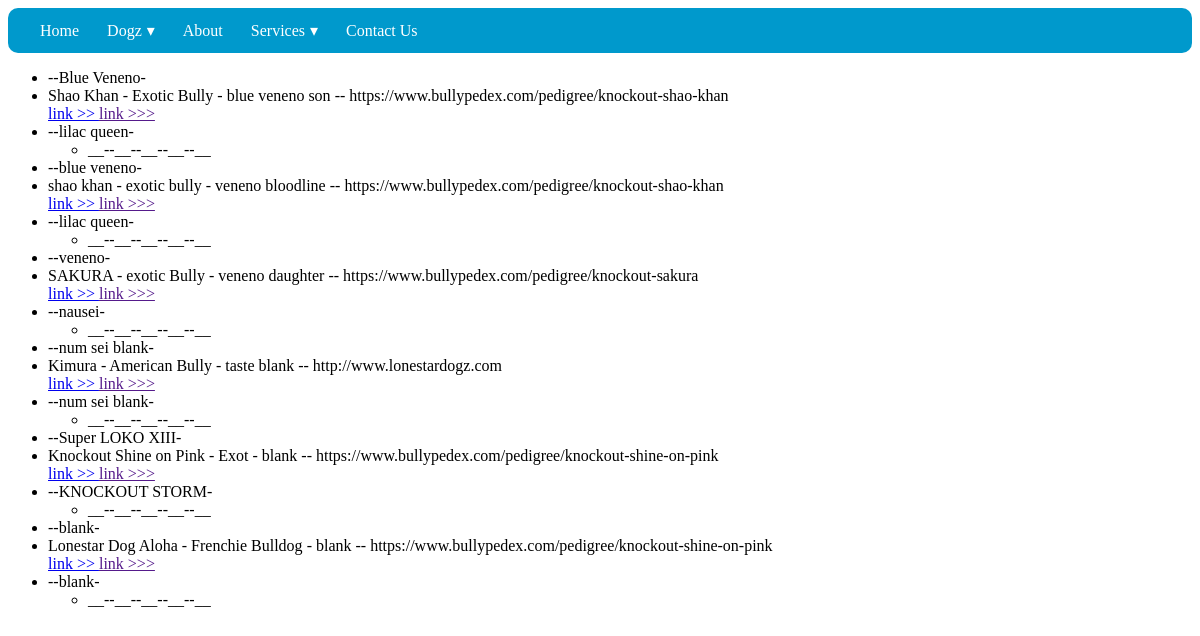
The app's page /dogz/dogz_detail with its own data.
### dogz/models.py (models this page shows)
class Dogz(models.Model):
    donoid = models.CharField(max_length=10, default='blank')
    nome = models.CharField(max_length=120)
    raca = models.CharField(max_length=120)
    dono = models.CharField(max_length=120)
    dob = models.TextField(max_length=120, default='blank')
    foto = models.CharField(max_length=120, default='imagepadrao.png')
    obs = models.TextField(max_length=120, default='blank')
    pai = models.TextField(max_length=120, default='blank')
    mae = models.TextField(max_length=120, default='blank')
    site = models.URLField(max_length=300, default='blank')

### dogz/views.py (the view)
# urls.py: path('dogz/dogz_detail', dogz_detail_view),
def dogz_detail_view(request):
    obj = Dogz.objects.all()
    context = {
        'object': obj
    }
    return render(request, "dogz/detail.html", context)

### templates/dogz/detail.html
{% extends 'base.html' %}
{% block content_main %}
<ul>
    {% for dog in object %}
        <li>--{{ dog.pai }}-</li>
    <li>{{ dog.nome }} - {{ dog.raca }} - {{ dog.obs }} -- {{ dog.site }}</li><a href="#">link >> </a><a href="">link >>></a>
        <li>--{{ dog.mae }}-</li>
    <ul>
        <li>__--__--__--__--__</li>
    </ul>
    {% endfor %}
</ul>
{% endblock %}

### templates/base.html (shortened to what this page needs)
<!DOCTYPE html>
<html lang="en" xmlns="">
<head>
</head>
<body>
{% include "menu.html" %}
{% block content_main %}{% endblock %}
</body>
</html>

### templates/menu.html (shortened to what this page needs)
<nav id='menu'>
  <ul>
    <li><li><a href="/home/">Home</a></li></li>
    <li><a class='dropdown-arrow' href='http://'>Dogz</a>
    </li>
    <li><a href='http://'>About</a></li>
    <li><a class='dropdown-arrow' href='http://'>Services</a>
    </li>
    <li><a href='http://'>Contact Us</a></li>
  </ul>
</nav>

### templates/base.html (style rules this page uses)
#menu { background: #0099CC; color: #FFF; height: 45px; padding-left: 18px; border-radius: 10px; }
#menu ul, #menu li { margin: 0 auto; padding: 0; list-style: none }
#menu ul { width: 100%; }
#menu li { float: left; display: inline; position: relative; }
#menu a { display: block; line-height: 45px; padding: 0 14px; text-decoration: none; color: #FFFFFF; font-size: 16px; }
#menu a.dropdown-arrow:after { content: "\25BE"; margin-left: 5px; }

### records on screen
Dogz: pai "Blue Veneno", nome "Shao Khan", raca "Exotic Bully", obs "blue veneno son", site "https://www.bullypedex.com/pedigree/knockout-shao-khan", mae "lilac queen"
Dogz: pai "blue veneno", nome "shao khan", raca "exotic bully", obs "veneno bloodline", site "https://www.bullypedex.com/pedigree/knockout-shao-khan", mae "lilac queen"
Dogz: pai "veneno", nome "SAKURA", raca "exotic Bully", obs "veneno daughter", site "https://www.bullypedex.com/pedigree/knockout-sakura", mae "nausei"
Dogz: pai "num sei blank", nome "Kimura", raca "American Bully", obs "taste blank", site "http://www.lonestardogz.com", mae "num sei blank"
Dogz: pai "Super LOKO XIII", nome "Knockout Shine on Pink", raca "Exot", obs "blank", site "https://www.bullypedex.com/pedigree/knockout-shine-on-pink", mae "KNOCKOUT STORM"
Dogz: pai "blank", nome "Lonestar Dog Aloha", raca "Frenchie Bulldog", obs "blank", site "https://www.bullypedex.com/pedigree/knockout-shine-on-pink", mae "blank"
